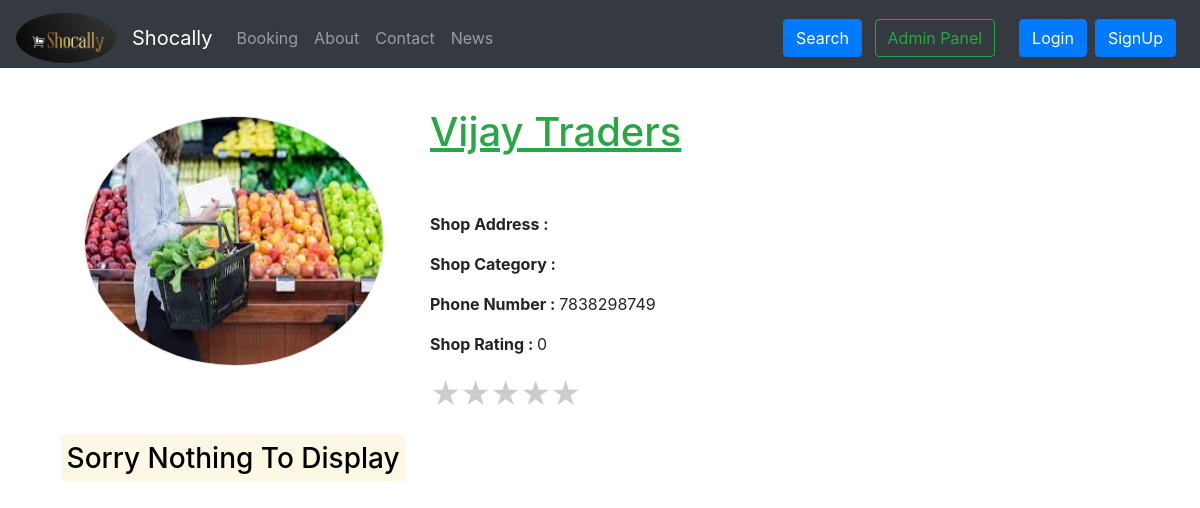
Page /shop/shopView/88 on the earlier database version.
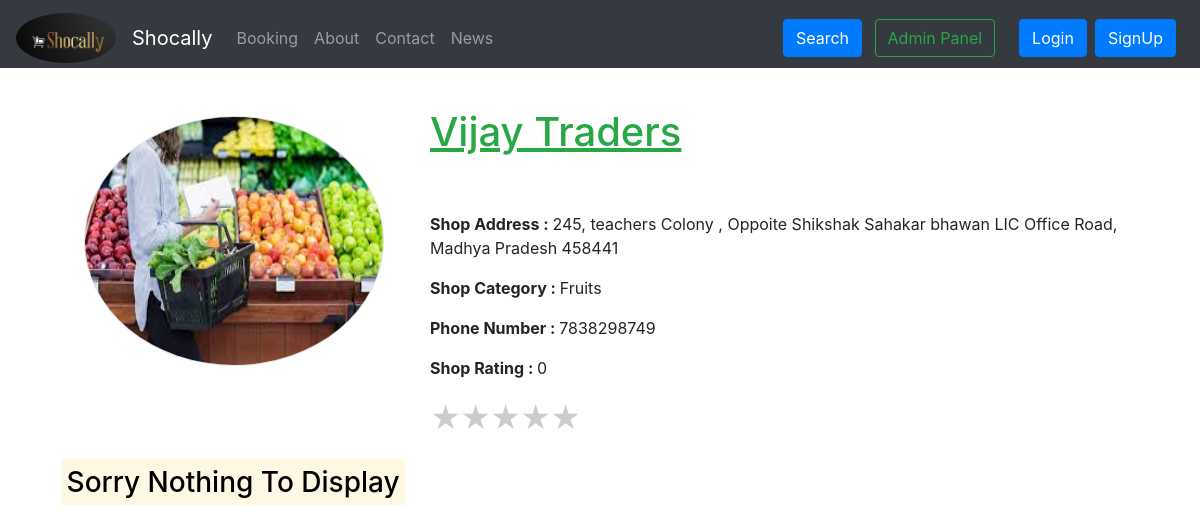
Same page on the later database version.
### shop/models.py (models this page shows, shortened)
class Seller(models.Model): #Shop Information
    user=models.OneToOneField(User,on_delete=models.CASCADE)
    ratingNo=models.IntegerField(default=0)
    pincode=models.IntegerField(default=0)
    shopName=models.CharField(max_length=100, default="")
    shopCategory=models.CharField(max_length=50, default="")
    shopAddress=models.CharField(max_length=500, default="")
    shopRating=models.IntegerField(default=0)
    longitude=models.FloatField(default=0.0)
    latitude=models.FloatField(default=0.0)
    shopImg= models.ImageField(upload_to="shop/images",default="")
    productBased=models.BooleanField(default=True)
    appointmentBased=models.BooleanField(default=False)

class User(AbstractUser):
    PINCODE=models.IntegerField(default=0)
    UserType=models.CharField(max_length=20, default="user")
    Address=models.CharField(max_length=500, default="")
    Category=models.CharField(max_length=50, default="")
    PhoneNo=models.IntegerField(default=0)
    UserImg=models.ImageField(upload_to="shop/images",default="")
    is_Seller=models.BooleanField(default=False)
    is_Customer=models.BooleanField(default=False)
    is_Reporter=models.BooleanField(default=False)
    CityManager=models.BooleanField(default=False)

### shop/views.py (the view)
# urls.py: path("shopView/<int:shopid>", views.shopView, name="shopView"),
def shopView(request,shopid):
    shop= Seller.objects.filter(id=shopid)
    allProds = []
    EXIST=[]
    catprods = Product.objects.values('subCategory', 'id')
    cats = {item['subCategory'] for item in catprods}
    for cat in cats:
        prod = Product.objects.filter(seller=shop[0],subCategory=cat).order_by('-rating')
        if prod.exists():
            n = len(prod)
            nSlides = n // 4 + ceil((n / 4) - (n // 4))
            allProds.append([prod, range(1, nSlides), nSlides])
    print(allProds)
    if len(allProds)==0:
        prodExist=False
    else:
        prodExist=True
    form = NewProductForm()
    return render(request, 'shop/shopView.html', {'shop':shop[0],'allProds':allProds,'prodExist':prodExist ,'form':form} )

### templates/shop/shopView.html (shortened to what this page needs)
{% extends 'base.html' %}
{% load static %}
{% block link %}
<link rel="stylesheet" href="{% static 'css/shop/ratingStyle.css' %}">
<link rel="stylesheet" href="{% static 'css/shop/slider.css' %}">
{% endblock %}
{% block body %}
{% load crispy_forms_tags %}
    <div class="container">
    <div class="container my-4 ">
    <div class="row">
    <div class="col-md-4">
    <div class="row m-4">
        <img src="/media/{{shop.shopImg}}"class="border  rounded-circle" " width="300px" height="250px">
    </div>
    </div>
    <div class="col-md-8">
        <h1 class="text-success mt-3"><ins>{{shop.shopName|title}}</ins></h1>
        <br><br>
        <address ><b>Shop Address : </b>  {{shop.shopAddress}}  </address>
        <p><b>Shop Category : </b>{{shop.shopCategory}}</p>
        <p><b>Phone Number  :  </b>{{shop.user.PhoneNo}}</p>
        <p><b>Shop Rating   :  </b>{{shop.shopRating}}</p>
        <a href='/shop/ratingPage'>
        <div class="rate m-0 p-0" id="rating">
          <label for="star5" title="text">5 stars</label>
          <label for="star4" title="text">4 stars</label>
          <label for="star3" title="text">3 stars</label>
          <label for="star2" title="text">2 stars</label>
          <label for="star1" title="text">1 star</label>
      </div>
      </a>
    </div>
    </div>
</div>
</div>
<div class="container">
    {% if prodExist is not True %}
    <div class="container pl-3">
      <h3 ><mark>Sorry Nothing To Display</mark></h3>
    </div>
    {%  endif  %}
</div>
{% endblock %}

### templates/base.html (shortened to what this page needs)
<!doctype html>
<html lang="en">
  <head>
    <link rel="stylesheet" href="https://stackpath.bootstrapcdn.com/bootstrap/4.5.2/css/bootstrap.min.css">
    {% block link %} {% endblock %}
  </head>
  <body>
    <nav class="navbar mb-0 pb-0 sticky-top navbar-expand-lg navbar-dark bg-dark">
      <a class="navbar-brand" href="#">
        <img src="/static/image/logo3.png" class="rounded-circle" width="100" height="50" alt="">
      </a>
        <a class="navbar-brand" href="/">Shocally</a>
        <div class="collapse navbar-collapse" id="navbarSupportedContent">
          <ul class="navbar-nav mr-auto">
            <li class="nav-item {% block bookingactive %}  {% endblock bookingactive %} ">
              <a class="nav-link" href="/booking/">Booking</a>
            </li>
            <li class="nav-item {% block aboutactive %}  {% endblock aboutactive %}" >
              <a class="nav-link" href="/about">About</a>
            </li>
            <li class="nav-item {% block contactactive %}  {% endblock contactactive %} ">
              <a class="nav-link" href="/contact">Contact</a>
            </li>
            <li class="nav-item {% block blogactive %}  {% endblock blogactive %} ">
              <a class="nav-link" href="/blog">News</a>
            </li>
          </ul>
          <div class="ml-auto form-inline ">
          <form method="get" action="/search"class="my-2 my-lg-0 mx-3">
            <button class="btn btn-primary my-2 my-sm-0 " type="submit">Search</button>
            <a href="/admin" role="button" target="_blank" class="btn btn-outline-success m-2 my-sm-0"> Admin Panel </a>
          </form>
          {% if user.is_authenticated %}
          <button type="button" class="btn btn-secondary mx-2" id="popcart" data-container="body" data-toggle="popover" data-placement="bottom" data-html="true" data-content="Vivamus
          sagittis lacus vel augue laoreet rutrum faucibus.">
        Cart(<span id="cart">0</span>)
      </button>
          <ul class="navbar-nav mr-2">
          <li class="nav-item dropdown">
          <a class="nav-link dropdown-toggle" href='#' id="AuthUser" role="button" data-toggle="dropdown"> Welcome {{request.user.first_name|slice:":6"}}</a>
          <div class="dropdown-menu" aria-labelledby="navbarDropdown">
                    <a class="dropdown-item" href="/shop/logout">Logout</a>
                    <div class="dropdown-divider"></div>
                    <a class="dropdown-item" href="/shop/tracker/">My Order</a>
                    <a class="dropdown-item" href="/booking/update/">My Booking</a>
                    {% if user.id == request.session.sellerUserId %}
                    <div class="dropdown-divider"></div>
                    {% if request.session.appointmentBased %}
                    <a class="dropdown-item" href="/booking/ShopView/{{request.session.shopId | safe}}"><b>My Shop</b></a>
                    {% else %}
                    <a class="dropdown-item" href="/shop/shopView/{{request.session.shopId | safe}}"><b>My Shop</b></a>
                    {% endif %}
                    <a class="dropdown-item" href="/shop/orderNotify/{{request.session.shopId | safe}}"><b>Orders for Myshop</b></a>
                    {% endif %}
            </div>
            </li>
            </ul>
            </div>
          {% else %}
<button type="button" class="btn btn-primary mr-2" id="userLogin" data-toggle="modal" data-target="#loginModal">
Login
</button>
<button type="button" class="btn btn-primary mr-2" data-toggle="modal" data-target="#signupModal">
SignUp
</button>
{% endif %}
        </div>
      </nav>
{% block body %}  {% endblock body %}
{% load static %}
</body>
</html>

### static/css/shop/ratingStyle.css (style rules this page uses)
fieldset, label { margin: 0; padding: 0; }
* { margin: 0; padding: 0; }
.rate { float: left; height: 46px; padding: 0 0px; }
.rate:not(:checked) > label { float:right; width:1em; overflow:hidden; white-space:nowrap; cursor:pointer; font-size:30px; color:#ccc; }
.rate:not(:checked) > label:before { content: '★ '; }

Differences in the rows shown:
changed Seller "Vijay Traders": shopAddress (not shown) → "245, teachers Colony , Oppoite Shikshak Sahakar bhawan LIC Office Road, Madhya Pradesh 458441"; shopCategory (not shown) → "Fruits"
